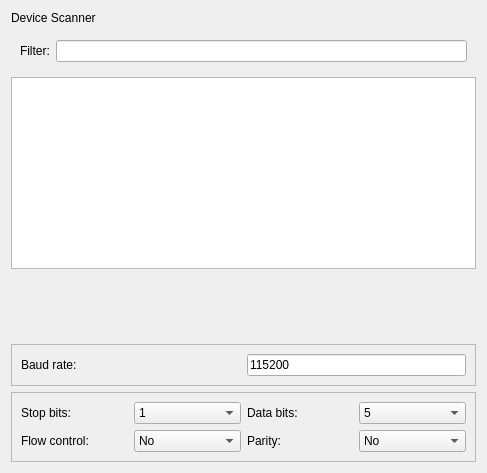
<?xml version="1.0" encoding="UTF-8"?>
<ui version="4.0">
 <class>SerialScanner</class>
 <widget class="QWidget" name="SerialScanner">
  <property name="geometry">
   <rect>
    <x>0</x>
    <y>0</y>
    <width>487</width>
    <height>473</height>
   </rect>
  </property>
  <property name="sizePolicy">
   <sizepolicy hsizetype="Preferred" vsizetype="Expanding">
    <horstretch>0</horstretch>
    <verstretch>0</verstretch>
   </sizepolicy>
  </property>
  <property name="windowTitle">
   <string>Form</string>
  </property>
  <layout class="QGridLayout" name="gridLayout">
   <item row="4" column="0">
    <widget class="QFrame" name="frame_3">
     <property name="frameShape">
      <enum>QFrame::Shape::StyledPanel</enum>
     </property>
     <property name="frameShadow">
      <enum>QFrame::Shadow::Raised</enum>
     </property>
     <layout class="QHBoxLayout" name="horizontalLayout_3">
      <item>
       <widget class="QLabel" name="label_2">
        <property name="text">
         <string>Baud rate:</string>
        </property>
       </widget>
      </item>
      <item>
       <widget class="QLineEdit" name="baudrate">
        <property name="sizePolicy">
         <sizepolicy hsizetype="Preferred" vsizetype="Fixed">
          <horstretch>0</horstretch>
          <verstretch>0</verstretch>
         </sizepolicy>
        </property>
        <property name="inputMask">
         <string/>
        </property>
        <property name="text">
         <string>115200</string>
        </property>
       </widget>
      </item>
     </layout>
    </widget>
   </item>
   <item row="5" column="0">
    <widget class="QFrame" name="frame_4">
     <property name="frameShape">
      <enum>QFrame::Shape::StyledPanel</enum>
     </property>
     <property name="frameShadow">
      <enum>QFrame::Shadow::Raised</enum>
     </property>
     <layout class="QGridLayout" name="gridLayout_2">
      <item row="0" column="0">
       <widget class="QLabel" name="label_4">
        <property name="text">
         <string>Stop bits:</string>
        </property>
       </widget>
      </item>
      <item row="1" column="0">
       <widget class="QLabel" name="label_6">
        <property name="text">
         <string>Flow control:</string>
        </property>
       </widget>
      </item>
      <item row="0" column="1">
       <widget class="QComboBox" name="stopBits">
        <item>
         <property name="text">
          <string>1</string>
         </property>
        </item>
        <item>
         <property name="text">
          <string>1.5</string>
         </property>
        </item>
        <item>
         <property name="text">
          <string>2</string>
         </property>
        </item>
       </widget>
      </item>
      <item row="1" column="1">
       <widget class="QComboBox" name="flowControl">
        <item>
         <property name="text">
          <string>No</string>
         </property>
        </item>
        <item>
         <property name="text">
          <string>Hardware</string>
         </property>
        </item>
        <item>
         <property name="text">
          <string>Software</string>
         </property>
        </item>
       </widget>
      </item>
      <item row="0" column="2">
       <widget class="QLabel" name="label_3">
        <property name="text">
         <string>Data bits:</string>
        </property>
       </widget>
      </item>
      <item row="1" column="2">
       <widget class="QLabel" name="label_5">
        <property name="text">
         <string>Parity:</string>
        </property>
       </widget>
      </item>
      <item row="0" column="3">
       <widget class="QComboBox" name="dataBits">
        <property name="currentText">
         <string>8</string>
        </property>
        <item>
         <property name="text">
          <string>5</string>
         </property>
        </item>
        <item>
         <property name="text">
          <string>6</string>
         </property>
        </item>
        <item>
         <property name="text">
          <string>7</string>
         </property>
        </item>
        <item>
         <property name="text">
          <string>8</string>
         </property>
        </item>
       </widget>
      </item>
      <item row="1" column="3">
       <widget class="QComboBox" name="parity">
        <property name="sizePolicy">
         <sizepolicy hsizetype="Preferred" vsizetype="Fixed">
          <horstretch>0</horstretch>
          <verstretch>0</verstretch>
         </sizepolicy>
        </property>
        <item>
         <property name="text">
          <string>No</string>
         </property>
        </item>
        <item>
         <property name="text">
          <string>Even</string>
         </property>
        </item>
        <item>
         <property name="text">
          <string>Odd</string>
         </property>
        </item>
        <item>
         <property name="text">
          <string>Space</string>
         </property>
        </item>
        <item>
         <property name="text">
          <string>Mark</string>
         </property>
        </item>
       </widget>
      </item>
     </layout>
    </widget>
   </item>
   <item row="3" column="0">
    <spacer name="verticalSpacer">
     <property name="orientation">
      <enum>Qt::Orientation::Vertical</enum>
     </property>
     <property name="sizeHint" stdset="0">
      <size>
       <width>20</width>
       <height>40</height>
      </size>
     </property>
    </spacer>
   </item>
   <item row="2" column="0">
    <widget class="QListWidget" name="devices">
     <property name="sizePolicy">
      <sizepolicy hsizetype="Preferred" vsizetype="Expanding">
       <horstretch>0</horstretch>
       <verstretch>0</verstretch>
      </sizepolicy>
     </property>
    </widget>
   </item>
   <item row="1" column="0">
    <widget class="QFrame" name="frame_2">
     <property name="frameShape">
      <enum>QFrame::Shape::NoFrame</enum>
     </property>
     <layout class="QHBoxLayout" name="horizontalLayout">
      <item>
       <widget class="QLabel" name="label_7">
        <property name="text">
         <string>Filter:</string>
        </property>
       </widget>
      </item>
      <item>
       <widget class="QLineEdit" name="filter"/>
      </item>
     </layout>
    </widget>
   </item>
   <item row="0" column="0">
    <widget class="QLabel" name="lableTitle">
     <property name="text">
      <string>Device Scanner</string>
     </property>
    </widget>
   </item>
  </layout>
 </widget>
 <resources/>
 <connections/>
</ui>
